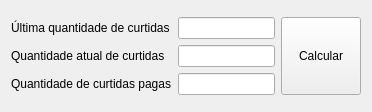
<?xml version="1.0" encoding="UTF-8"?>
<ui version="4.0">
 <class>MainWindow</class>
 <widget class="QMainWindow" name="MainWindow">
  <property name="geometry">
   <rect>
    <x>0</x>
    <y>0</y>
    <width>372</width>
    <height>112</height>
   </rect>
  </property>
  <property name="windowTitle">
   <string>MainWindow</string>
  </property>
  <widget class="QWidget" name="centralWidget">
   <layout class="QGridLayout" name="gridLayout">
    <item row="0" column="0">
     <layout class="QGridLayout" name="gridLayout_2">
      <item row="3" column="0">
       <widget class="QLabel" name="label_3">
        <property name="text">
         <string>Quantidade de curtidas pagas</string>
        </property>
       </widget>
      </item>
      <item row="1" column="1">
       <widget class="QLineEdit" name="num1Edit"/>
      </item>
      <item row="1" column="0">
       <widget class="QLabel" name="label">
        <property name="sizePolicy">
         <sizepolicy hsizetype="Preferred" vsizetype="Preferred">
          <horstretch>0</horstretch>
          <verstretch>0</verstretch>
         </sizepolicy>
        </property>
        <property name="text">
         <string>Última quantidade de curtidas</string>
        </property>
       </widget>
      </item>
      <item row="2" column="1">
       <widget class="QLineEdit" name="num2Edit"/>
      </item>
      <item row="0" column="0" colspan="3">
       <spacer name="verticalSpacer">
        <property name="orientation">
         <enum>Qt::Vertical</enum>
        </property>
        <property name="sizeHint" stdset="0">
         <size>
          <width>20</width>
          <height>40</height>
         </size>
        </property>
       </spacer>
      </item>
      <item row="4" column="0" colspan="3">
       <spacer name="verticalSpacer_2">
        <property name="orientation">
         <enum>Qt::Vertical</enum>
        </property>
        <property name="sizeHint" stdset="0">
         <size>
          <width>20</width>
          <height>40</height>
         </size>
        </property>
       </spacer>
      </item>
      <item row="2" column="0">
       <widget class="QLabel" name="label_2">
        <property name="sizePolicy">
         <sizepolicy hsizetype="Preferred" vsizetype="Preferred">
          <horstretch>0</horstretch>
          <verstretch>0</verstretch>
         </sizepolicy>
        </property>
        <property name="text">
         <string>Quantidade atual de curtidas</string>
        </property>
       </widget>
      </item>
      <item row="3" column="1">
       <widget class="QLineEdit" name="num3Edit"/>
      </item>
      <item row="1" column="2" rowspan="3">
       <widget class="QPushButton" name="butao">
        <property name="sizePolicy">
         <sizepolicy hsizetype="Minimum" vsizetype="Expanding">
          <horstretch>0</horstretch>
          <verstretch>0</verstretch>
         </sizepolicy>
        </property>
        <property name="text">
         <string>Calcular</string>
        </property>
       </widget>
      </item>
     </layout>
    </item>
   </layout>
  </widget>
 </widget>
 <layoutdefault spacing="6" margin="11"/>
 <resources/>
 <connections/>
</ui>
